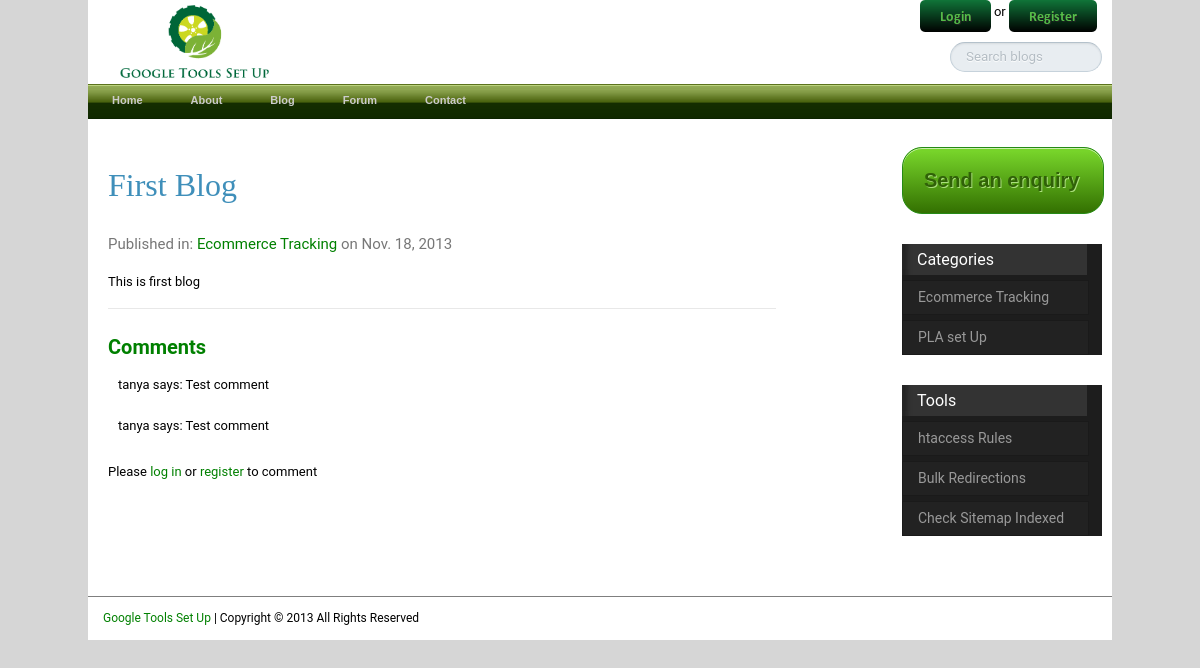
Screenshot of /blogs/first-blog/ with the database file from the repository.
### contents/models.py (models this page shows, shortened)
class Content(models.Model):
    title = models.CharField(max_length=200)
    description = RichTextField()
    page_slug = models.CharField(max_length=200)
    pub_date = models.DateField('date published', default=datetime.now())
    meta_title = models.CharField(max_length=200, blank=True)
    meta_description = models.CharField(max_length=500, blank=True)
    is_menu = models.BooleanField()

### blogs/models.py (models this page shows, shortened)
class Blog(models.Model):
    title = models.CharField(max_length=200)
    description = RichTextField()
    pub_date = models.DateField('date published', default=datetime.now())
    is_comment = models.BooleanField()
    category = models.ForeignKey(Category)
    page_slug = models.CharField(max_length=200)

class Category(models.Model):
    title = models.CharField(max_length=200)
    description = RichTextField()
    page_slug = models.CharField(max_length=200)
    def __unicode__(self):
        return self.title

class Comment(models.Model):
    user = models.ForeignKey(User)
    blog = models.ForeignKey(Blog)
    comment = models.TextField()

### blogs/views.py (the view)
# urls.py: url(r'^(?P<page_slug>[\w-]+)/$', views.detail, name="detail"),
def detail(request, page_slug):
    a_message = ""
    content = get_object_or_404(Blog, page_slug=page_slug)
    commentcollection = Comment.objects.all().filter(blog_id=content.pk)
    filecollection = FileUpload.objects.all().filter(blog_id=content.pk)
    if request.method == 'POST':
        commentcollection.create(user_id=request.POST['formuser'], comment=request.POST['comments'], blog_id=content.pk)
        a_message = "Comment is added"
    return render(request, 'blogs/detail.html', {
        'content': content,
        'a_message': a_message,
        'commentcollection': commentcollection,
        'filecollection':filecollection,
    })

### contents/templatetags/menu.py (called while the page is built)
def build_menu_list(parser, token):
    return MenuObject()

    def render(self, context):
        context['site_menu'] = Content.objects.all().filter(is_menu=True)
        return ''

### contents/templatetags/sidebar.py (called while the page is built)
def build_sidebar_menu_list(parser, token):
    return MenuObject()

    def render(self, context):
        context['sidebar_menu'] = Category.objects.all()
        return ''

### templates/blogs/detail.html (shortened to what this page needs)
{% extends "site_base.html" %}
{% block body %}
<div class="post">
    <h1 class="page_title">
        <a href="/blogs/{{ content.page_slug }}">{{ content.title }}</a>
    </h1>
    <div class="content">
        <div class="meta">
            Published in: <a href="/blogs/category/{{ content.category.page_slug }}">{{ content.category }}</a> on {{ content.pub_date }}
        </div>
        {{ content.description|safe }}
    </div>
</div>
<h2>Comments</h2>
<div class="comment">
    {% for comment in commentcollection %}
    <p>{{ comment.user }} says: {{ comment.comment }}</p>
    {% endfor %}
</div>
{% if user.is_authenticated %}
{% if a_message %}<p><strong>{{ a_message }}</strong></p>{% endif %}
{% if content.is_comment %}
<h3>Leave a comment</h3>
<form action="/blogs/{{ content.page_slug }}/" method="post" id="hongkiat-form">
    {% csrf_token %}
    <input type="hidden" name="formuser" value="{{ user.id }}"/>
    <div class="fieldWrapper">
        <textarea name="comments" id="bbcode" class="txtblock" placeholder="Comments:"></textarea>
    </div>
    <section id="buttons">
        <input type="reset" name="reset" id="resetbtn" class="resetbtn" value="Reset">
        <input type="submit" name="submit" value="Submit" class="submitbtn" id="submitbtn"/>
    </section>
</form>
{% endif %}
{% else %}
<p>Please <a href="/accounts/login/">log in</a> or <a href="/accounts/registration/">register</a> to
    comment</p>
{% endif %}
{% endblock %}

### templates/header.html (shortened to what this page needs)
{% load staticfiles %}
{% load menu %}
<header id="header">
    <div class="container">
        <div class="clearfix">
            <div class="logo">
                <img src="{% static 'img/Logo.png' %}">
            </div>
            <div id="useraccount">
                {% if user.is_authenticated %}
                <span>Logged in as <a href="/forum/users/{{ user.username }}/">{{ user.username }}</a></span> <a
                    href="/accounts/logout/?next={{ request.path|urlencode }}"><img
                    src="{% static 'images/logout.png' %}"/></a>
                {% else %}
                <a href="/accounts/login/?next={{ request.path|urlencode }}"><img
                        src="{% static 'images/login.png' %}"/></a> or <a
                    href="/accounts/register/?next={{ request.path|urlencode }}"><img
                    src="{% static 'images/register.png' %}"/></a>
                {% endif %}
            </div>
            <form id="searchForm" action="/search/">
                <fieldset>
                    <div class="input">
                        <input type="text" name="q" id="s" value="Search blogs"/>
                    </div>
                </fieldset>
            </form>
        </div>
    </div>
    <ul id="nav">
        <li class="top"><a href="/" class="top_link"><span>Home</span></a></li>
        {% for item in site_menu %}
        <li class="top"><a href="/{{ item.page_slug }}" class="top_link"><span>{{ item.title }}</span></a></li>
        {% endfor %}
        <li class="top"><a href="/blogs/" class="top_link"><span>Blog</span></a></li>
        <li class="top"><a href="/forum/" class="top_link"><span>Forum</span></a></li>
        <li class="top"><a href="/contact/" class="top_link"><span>Contact</span></a></li>
    </ul>
</header>

### templates/sidebar.html (shortened to what this page needs)
{% load sidebar %}
<div class="main-right">
    <a href="/contact/" class="button">Send an enquiry</a>
    <ul id="sliding-navigation">
        <li class="sliding-element"><h3>Categories</h3></li>
        {% for item in sidebar_menu %}
        <li class="sliding-element"><a href="/blogs/category/{{ item.page_slug }}" class="top_link"><span>{{ item.title }}</span></a>
        </li>
        {% endfor %}
    </ul>
        <ul id="sliding-navigation">
        <li class="sliding-element"><h3>Tools</h3></li>
        <li class="sliding-element"><a href="/tools/htaccess/" class="top_link"><span>htaccess Rules</span></a>
        <li class="sliding-element"><a href="/tools/bulk-redirections/" class="top_link"><span>Bulk Redirections</span></a>
        <li class="sliding-element"><a href="/tools/sitemap-indexed/" class="top_link"><span>Check Sitemap Indexed</span></a>
        </li>
</div>

### contents/static/pro_dropdown_2/pro_dropdown_2.css (style rules this page uses)
#nav { padding:0; margin:0; list-style:none; height:38px; background:#fff url(three_0.gif) repeat-x; position:relative; z-index:500; font-family:arial, verdana, sans-serif; }
#nav li.top { display:block; float:left; height:38px; }
#nav li a.top_link { display:block; float:left; height:35px; line-height:33px; color:#ccc; text-decoration:none; font-size:11px; font-weight:bold; padding:0 0 0 12px; cursor:pointer;background: url(three_0.gif); }
#nav li a.top_link span { float:left; display:block; padding:0 24px 0 12px; height:35px; background: url(three_0.gif) right top no-repeat; }

### rows the page displays
Content: title "About"
Blog: title "First Blog", category "Ecommerce Tracking", pub_date "Nov. 18, 2013", description "This is first blog"
Comment: user "tanya", comment "Test comment"
Comment: user "tanya", comment "Test comment"
Category: title "Ecommerce Tracking"
Category: title "PLA set Up"
